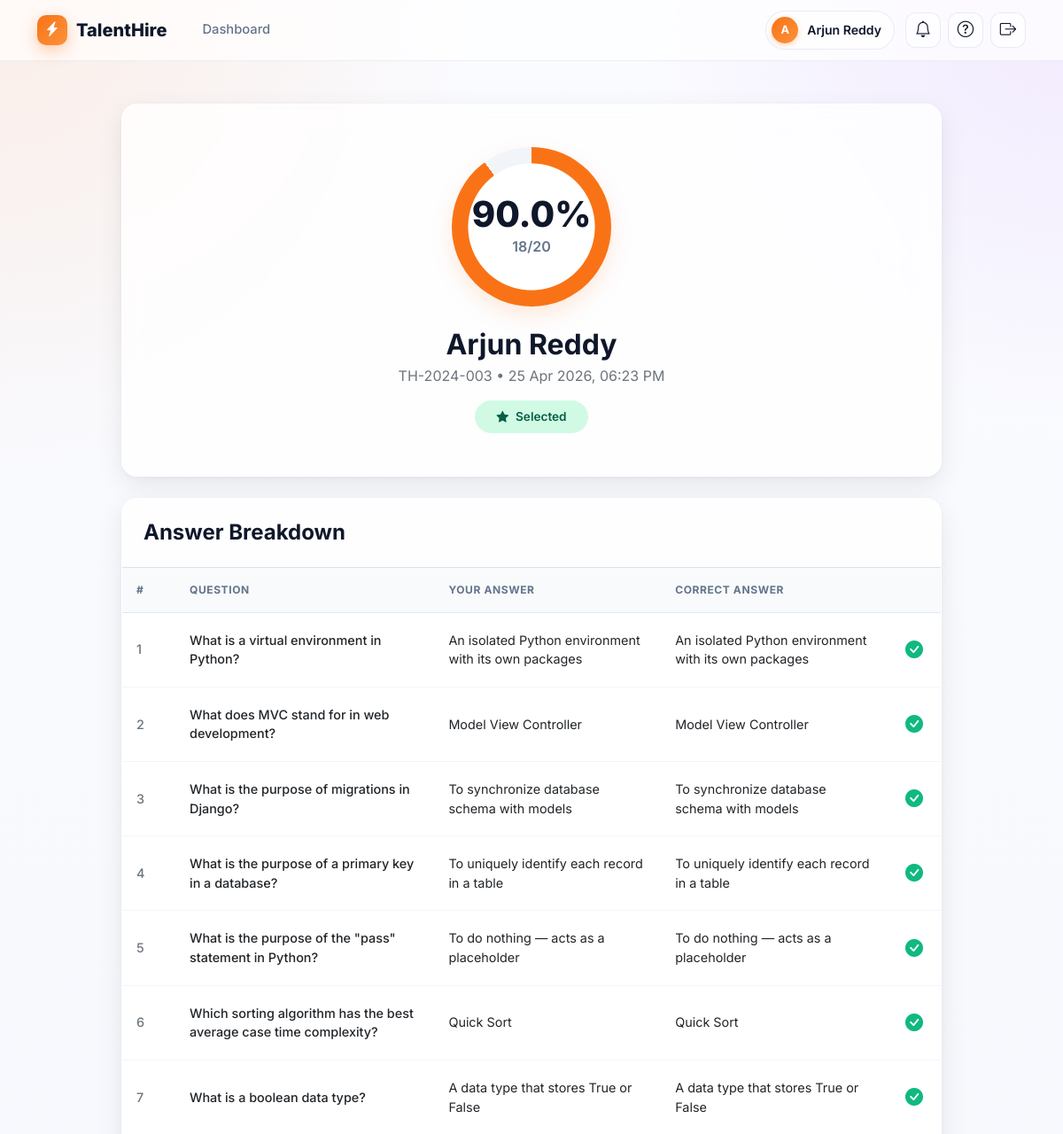
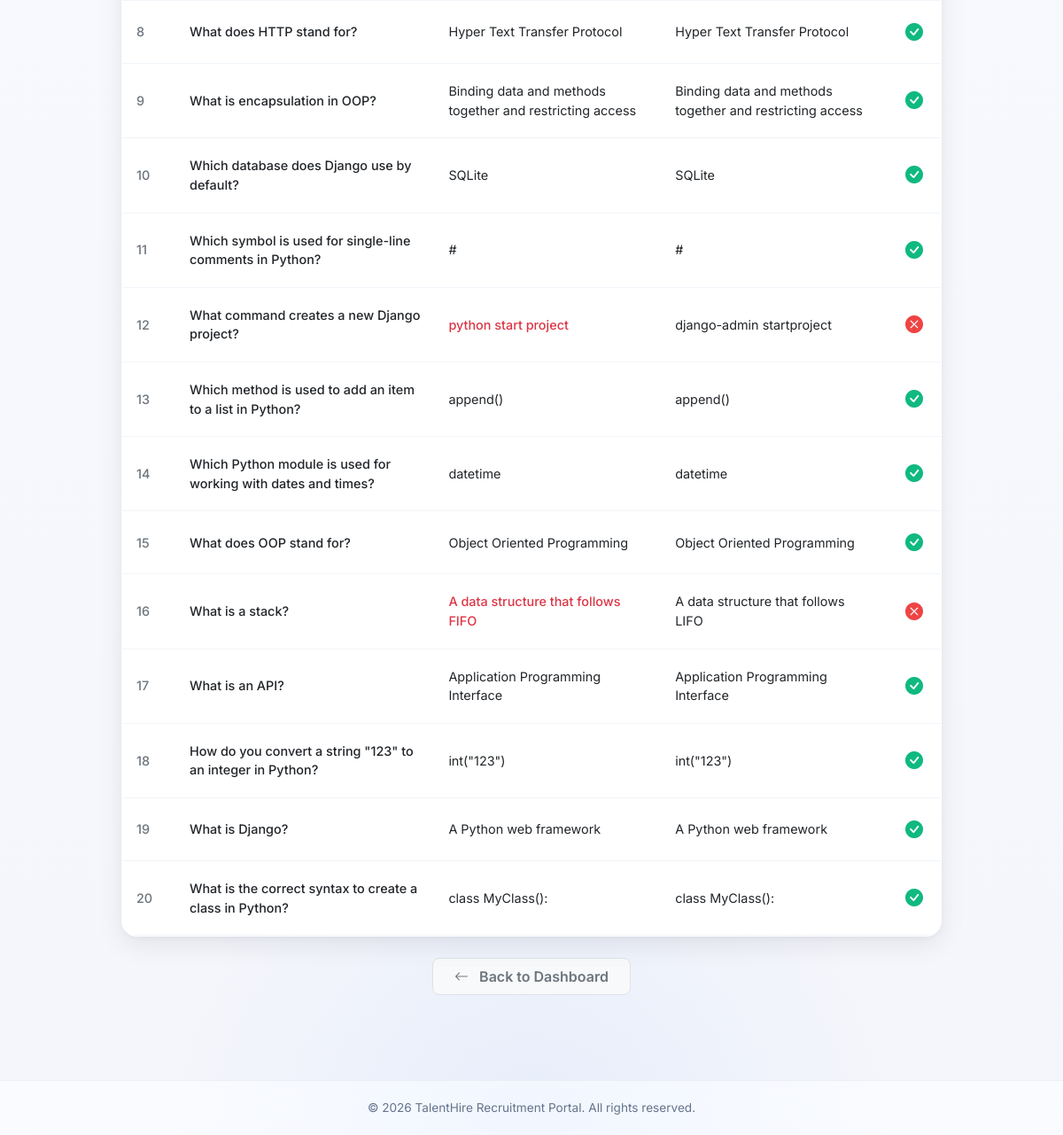
The page /result/3/ (signed in) on the database its author committed (2 pictures, top to bottom).
### exam/models.py (models this page shows, shortened)
class Candidate(models.Model):
    name            = models.CharField(max_length=100)        # Full name of candidate
    mobile          = models.CharField(max_length=15)         # 10-digit mobile number
    registration_id = models.CharField(max_length=50, unique=True)  # Unique ID given by admin
    password        = models.CharField(max_length=128, blank=True, null=True) # Hashed password
    is_activated    = models.BooleanField(default=True)       # Candidates can login by default
    class Meta:
        verbose_name = "Candidate"
        verbose_name_plural = "Candidates"
        ordering = ['name']

class ExamAttempt(models.Model):
    candidate   = models.ForeignKey(Candidate, on_delete=models.CASCADE)  # Link to candidate
    exam        = models.ForeignKey('Exam', on_delete=models.SET_NULL, null=True, blank=True, related_name='attempts')
    score       = models.IntegerField(default=0)          # Number of correct answers (e.g., 15)
    total       = models.IntegerField(default=20)         # Total questions (always 20)
    percentage  = models.FloatField(default=0.0)          # e.g., 75.0
    status      = models.CharField(max_length=20)         # 'Selected' or 'Not Selected'
    is_published = models.BooleanField(default=True)       # Whether candidate can see this result
    date_taken  = models.DateTimeField(auto_now_add=True) # Automatically set when attempt created
    class Meta:
        verbose_name = "Exam Attempt"
        verbose_name_plural = "Exam Attempts"
        ordering = ['-date_taken']  # Newest first

class Question(models.Model):
    question_text   = models.TextField()              # The actual question
    option_a        = models.CharField(max_length=300)  # Option A
    option_b        = models.CharField(max_length=300)  # Option B
    option_c        = models.CharField(max_length=300)  # Option C
    option_d        = models.CharField(max_length=300)  # Option D
    ANSWER_CHOICES = [
        ('A', 'Option A'),
        ('B', 'Option B'),
        ('C', 'Option C'),
        ('D', 'Option D'),
    ]
    correct_answer = models.CharField(max_length=1, choices=ANSWER_CHOICES)
    exam           = models.ForeignKey('Exam', on_delete=models.SET_NULL, null=True, blank=True, related_name='questions')
    @property
    def get_correct_answer_text(self):
        mapping = {
            'A': self.option_a,
            'B': self.option_b,
            'C': self.option_c,
            'D': self.option_d
        }
        return mapping.get(self.correct_answer, "")
    class Meta:
        verbose_name = "Question"
        verbose_name_plural = "Questions"

### exam/views.py (the view, shortened to what this page needs)
# urls.py: path('result/<int:attempt_id>/', views.result_view,        name='result'),
def result_view(request, attempt_id):
    candidate_id = request.session.get('candidate_id')
    if not candidate_id:
        return redirect('login')
    try:
        attempt = ExamAttempt.objects.get(id=attempt_id, candidate__id=candidate_id)
    except ExamAttempt.DoesNotExist:
        return redirect('login')
    if not attempt.is_published:
        return render(request, 'exam/error.html', {
            'message': 'Your result has been held by the administrator. Please contact support for more details.'
        })
    request.session.pop('submission_in_progress', None)
    candidate = attempt.candidate
    answers = Answer.objects.filter(attempt=attempt).select_related('question')
    breakdown = []
    for ans in answers:
        q = ans.question
        selected = ans.selected_answer
        if selected:
            option_field = f'option_{selected.lower()}'
            user_answer_text = getattr(q, option_field, selected)
        else:
            user_answer_text = "Not Answered"
        breakdown.append({
            'question': {'text': q.question_text},
            'user_answer_text': user_answer_text,
            'correct_answer_text': q.get_correct_answer_text,
            'is_correct': ans.is_correct,
        })
    wrong_count = sum(1 for b in breakdown if not b['is_correct'] and b.get('user_answer_text') != "Not Answered")
    skipped_count = sum(1 for b in breakdown if b.get('user_answer_text') == "Not Answered")
    context = {
        'attempt'        : attempt,
        'candidate'      : candidate,
        'breakdown'      : breakdown,
        'answers'        : answers,
        'candidate_name' : request.session.get('candidate_name'),
        'wrong_count'    : wrong_count,
        'skipped_count'  : skipped_count,
        'show_answers'   : getattr(attempt.exam, 'show_answers', True) if attempt.exam else True,
    }
    return render(request, 'exam/result.html', context)

### exam/templates/exam/result.html (shortened to what this page needs)
{% extends 'exam/base.html' %}
{% block content %}
<div class="row justify-content-center">
    <div class="col-lg-10">
        <div class="content-card text-center py-5">
            <div class="circular-progress">
                <span class="score-percent">{{ attempt.percentage }}%</span>
                <span class="score-fraction">{{ attempt.score }}/{{ attempt.total }}</span>
            </div>
            <h2 class="fw-bold mb-1">{{ candidate.name }}</h2>
            <p class="text-secondary mb-3">{{ candidate.registration_id }} • {{ attempt.date_taken|date:"d M Y, h:i A" }}</p>
            <div>
                {% if attempt.status == 'Selected' %}
                <span class="badge-pill badge-success px-4 py-2" style="font-size: 0.85rem;">
                    <i class="bi bi-star-fill me-1"></i> Selected
                </span>
                {% else %}
                <span class="badge-pill badge-danger px-4 py-2" style="font-size: 0.85rem;">
                    <i class="bi bi-x-circle-fill me-1"></i> Not Selected
                </span>
                {% endif %}
            </div>
        </div>
        <div class="content-card p-0 overflow-hidden">
            <div class="p-4 border-bottom">
                <h4 class="fw-bold mb-0">Answer Breakdown</h4>
            </div>
            <div class="table-responsive">
                <table class="table result-table">
                    <thead>
                        <tr>
                            <th style="width: 60px;">#</th>
                            <th>Question</th>
                            <th>Your Answer</th>
                            {% if show_answers %}
                            <th>Correct Answer</th>
                            {% endif %}
                            <th style="width: 60px;"></th>
                        </tr>
                    </thead>
                    <tbody>
                        {% for item in breakdown %}
                        <tr>
                            <td class="text-secondary fw-medium">{{ forloop.counter }}</td>
                            <td class="fw-medium">{{ item.question.text|truncatechars:100 }}</td>
                            <td>
                                {% if item.is_correct %}
                                <span class="text-dark">{{ item.user_answer_text }}</span>
                                {% else %}
                                <span class="text-danger fw-medium">{{ item.user_answer_text|default:"Not Answered" }}</span>
                                {% endif %}
                            </td>
                            {% if show_answers %}
                            <td class="text-dark">{{ item.correct_answer_text }}</td>
                            {% else %}
                            <td class="text-muted">—</td>
                            {% endif %}
                            <td class="text-center">
                                {% if item.is_correct %}
                                <i class="bi bi-check-circle-fill status-icon correct"></i>
                                {% else %}
                                <i class="bi bi-x-circle-fill status-icon incorrect"></i>
                                {% endif %}
                            </td>
                        </tr>
                        {% endfor %}
                    </tbody>
                </table>
            </div>
        </div>
        <div class="text-center mb-5">
            <a href="{% url 'candidate_dashboard' %}" class="btn btn-light border py-2 px-4 fw-semibold text-secondary" style="border-radius: 8px;">
                <i class="bi bi-arrow-left me-2"></i> Back to Dashboard
            </a>
        </div>
    </div>
</div>
{% endblock %}

### exam/templates/exam/base.html (shortened to what this page needs)
<!DOCTYPE html>
<html lang="en">
<head>
    <link href="https://cdn.jsdelivr.net/npm/bootstrap@5.3.0/dist/css/bootstrap.min.css" rel="stylesheet">
    <link href="https://cdn.jsdelivr.net/npm/bootstrap-icons@1.10.5/font/bootstrap-icons.css" rel="stylesheet">
</head>
<body>
<header class="header">
    <div class="container d-flex align-items-center justify-content-between">
        <div class="d-flex align-items-center">
            <a href="{% url 'candidate_dashboard' %}" class="brand">
                <div class="brand-logo"><i class="bi bi-lightning-charge-fill"></i></div>
                <span>TalentHire</span>
            </a>
            {% if request.session.candidate_id %}
            <nav class="nav-links">
                <a href="{% url 'candidate_dashboard' %}" class="nav-link-item {% if request.resolver_match.url_name == 'candidate_dashboard' %}active{% endif %}">Dashboard</a>
            </nav>
            {% endif %}
        </div>
        {% if request.session.candidate_id %}
        <div class="nav-cluster">
            <a href="{% url 'candidate_profile' %}" class="user-chip text-decoration-none" style="cursor: pointer;" title="My Profile &amp; Change Password">
                <div class="avatar">
                    {% with name=nav_candidate.name|default:request.session.candidate_name %}
                        {{ name|slice:":1"|upper }}
                    {% endwith %}
                </div>
                <div>
                    <div class="uname">{{ nav_candidate.name|default:request.session.candidate_name }}</div>
                </div>
            </a>
            <div class="dropdown-wrap">
                <button class="icon-btn" type="button" id="notifBtn" aria-haspopup="true" aria-expanded="false" title="Notifications">
                    <i class="bi bi-bell"></i>
                </button>
            </div>
            <a href="{% url 'help_support' %}" class="icon-btn" title="Help & raise a query"><i class="bi bi-question-circle"></i></a>
            <a href="{% url 'logout' %}" class="icon-btn" title="Logout"><i class="bi bi-box-arrow-right"></i></a>
        </div>
        {% endif %}
    </div>
</header>
<main class="container py-5">
    {% block content %}{% endblock %}
</main>
<footer>
    &copy; 2026 TalentHire Recruitment Portal. All rights reserved.
</footer>
</body>
</html>

### exam/templates/exam/base.html (style rules this page uses)
:root { --primary-orange: #f97316; --primary-gradient: linear-gradient(135deg, #f97316 0%, #fb923c 100%); --bg-body: #f8fafc; --text-main: #0f172a; --text-muted: #64748b; --glass-bg: rgba(255, 255, 255, 0.65); --glass-bg-strong: rgba(255, 255, 255, 0.78); --glass-border: 1px solid rgba(255, 255, 255, 0.7); --glass-shadow: 0 10px 30px rgba(2, 6, 23, 0.08), 0 2px 8px rgba(2, 6, 23, 0.04); --glass-shadow-hover: 0 20px 50px rgba(2, 6, 23, 0.12), 0 8px 16px rgba(2, 6, 23, 0.06); }
* { margin: 0; padding: 0; box-sizing: border-box; }
body { font-family: 'Inter', sans-serif; color: var(--text-main); min-height: 100vh; display: flex; flex-direction: column; background: radial-gradient(900px circle at 0% 0%, rgba(249, 115, 22, 0.10), transparent 60%), radial-gradient(800px circle at 100% 0%, rgba(168, 85, 247, 0.10), transparent 60%), radial-gradient(700px circle at 50% 100%, rgba(59, 130, 246, 0.08), transparent 60%), linear-gradient(180deg, #fafbff 0%, #f5f6fb 100%); background-attachment: fixed; }
.header { background: rgba(255, 255, 255, 0.7); backdrop-filter: saturate(180%) blur(18px); -webkit-backdrop-filter: saturate(180%) blur(18px); border-bottom: 1px solid rgba(226, 232, 240, 0.7); padding: 12px 0; position: sticky; top: 0; z-index: 1000; }
.brand { display: flex; align-items: center; gap: 10px; text-decoration: none; color: var(--text-main); font-weight: 800; font-size: 1.25rem; }
.brand-logo { background: var(--primary-gradient); width: 34px; height: 34px; border-radius: 10px; display: flex; align-items: center; justify-content: center; color: white; font-size: 1.05rem; box-shadow: 0 6px 18px rgba(249, 115, 22, 0.35); }
.nav-links { display: flex; gap: 24px; margin-left: 36px; }
.nav-link-item { text-decoration: none; color: var(--text-muted); font-weight: 500; font-size: 0.92rem; padding: 8px 4px; transition: all 0.2s; border-bottom: 2px solid transparent; }
.nav-cluster { display: flex; align-items: center; gap: 8px; }
.icon-btn { position: relative; width: 40px; height: 40px; display: inline-flex; align-items: center; justify-content: center; border: 1px solid rgba(226, 232, 240, 0.8); background: rgba(255, 255, 255, 0.6); border-radius: 12px; color: var(--text-main); text-decoration: none; transition: all 0.2s ease; cursor: pointer; }
.icon-btn i { font-size: 1.15rem; }
.user-chip { display: inline-flex; align-items: center; gap: 10px; padding: 6px 14px 6px 6px; border: 1px solid rgba(226, 232, 240, 0.8); background: rgba(255, 255, 255, 0.6); border-radius: 999px; margin-right: 4px; }
.user-chip .avatar { width: 30px; height: 30px; border-radius: 50%; background: var(--primary-gradient); color: white; font-weight: 700; font-size: 0.8rem; display: flex; align-items: center; justify-content: center; box-shadow: 0 2px 6px rgba(249, 115, 22, 0.3); }
.user-chip .uname { font-weight: 600; font-size: 0.88rem; color: var(--text-main); line-height: 1.1; }
.dropdown-wrap { position: relative; }
.content-card, .glass-card { background: var(--glass-bg-strong); backdrop-filter: saturate(180%) blur(14px); -webkit-backdrop-filter: saturate(180%) blur(14px); border-radius: 18px; border: 1px solid rgba(255, 255, 255, 0.8); box-shadow: var(--glass-shadow); padding: 24px; margin-bottom: 24px; transition: transform 0.22s ease, box-shadow 0.22s ease; position: relative; overflow: hidden; }
.badge-pill { padding: 4px 12px; border-radius: 50px; font-weight: 600; font-size: 0.75rem; display: inline-flex; align-items: center; gap: 4px; }
.badge-success { background: #d1fae5; color: #065f46; }
footer { margin-top: auto; padding: 20px; text-align: center; color: var(--text-muted); font-size: 0.85rem; border-top: 1px solid rgba(226, 232, 240, 0.6); background: rgba(255, 255, 255, 0.5); backdrop-filter: saturate(180%) blur(12px); }

### rows shown on the page
Candidate: name "Arjun Reddy", registration_id "TH-2024-003"
ExamAttempt: percentage "90.0", score "18", total "20", date_taken "25 Apr 2026, 06:23 PM"
Question: question.text "What is a virtual environment in Python?", user_answer_text "An isolated Python environment with its own packages", correct_answer_text "An isolated Python environment with its own packages"
Question: question.text "What does MVC stand for in web development?", user_answer_text "Model View Controller", correct_answer_text "Model View Controller"
Question: question.text "What is the purpose of migrations in Django?", user_answer_text "To synchronize database schema with models", correct_answer_text "To synchronize database schema with models"
Question: question.text "What is the purpose of a primary key in a database?", user_answer_text "To uniquely identify each record in a table", correct_answer_text "To uniquely identify each record in a table"
Question: question.text "What is the purpose of the \"pass\" statement in Python?", user_answer_text "To do nothing — acts as a placeholder", correct_answer_text "To do nothing — acts as a placeholder"
Question: question.text "Which sorting algorithm has the best average case time complexity?", user_answer_text "Quick Sort", correct_answer_text "Quick Sort"
Question: question.text "What is a boolean data type?", user_answer_text "A data type that stores True or False", correct_answer_text "A data type that stores True or False"
Question: question.text "What does HTTP stand for?", user_answer_text "Hyper Text Transfer Protocol", correct_answer_text "Hyper Text Transfer Protocol"
Question: question.text "What is encapsulation in OOP?", user_answer_text "Binding data and methods together and restricting access", correct_answer_text "Binding data and methods together and restricting access"
Question: question.text "Which database does Django use by default?", user_answer_text "SQLite", correct_answer_text "SQLite"
Question: question.text "Which symbol is used for single-line comments in Python?"
Question: question.text "What command creates a new Django project?", user_answer_text "python start project", correct_answer_text "django-admin startproject"
Question: question.text "Which method is used to add an item to a list in Python?", user_answer_text "append()", correct_answer_text "append()"
Question: question.text "Which Python module is used for working with dates and times?", user_answer_text "datetime", correct_answer_text "datetime"
Question: question.text "What does OOP stand for?", user_answer_text "Object Oriented Programming", correct_answer_text "Object Oriented Programming"
Question: question.text "What is a stack?", user_answer_text "A data structure that follows FIFO", correct_answer_text "A data structure that follows LIFO"
Question: question.text "What is an API?", user_answer_text "Application Programming Interface", correct_answer_text "Application Programming Interface"
Question: question.text "How do you convert a string \"123\" to an integer in Python?", user_answer_text "int(\"123\")", correct_answer_text "int(\"123\")"
Question: question.text "What is Django?", user_answer_text "A Python web framework", correct_answer_text "A Python web framework"
Question: question.text "What is the correct syntax to create a class in Python?", user_answer_text "class MyClass():", correct_answer_text "class MyClass():"

### other values the page prints
{{ name|slice:":1"|upper }} "A"
{{ item.user_answer_text }} "#"
{{ item.correct_answer_text }} "#"
